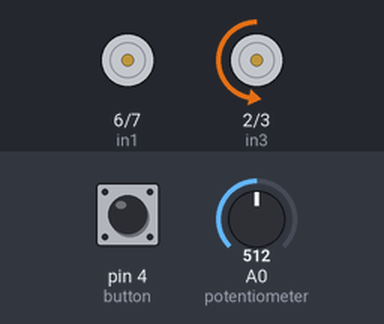
This sketch was run on a simulated Arduino Uno, built with avr-gcc and run on an emulated ATmega328P. Parts: motor-driver pin pairs drawn as motors (green arrow = first pin HIGH = forward, orange = second pin HIGH = backward, longer = more drive, scaled by the enable pin). The inputs (shaded band) are chosen by the test bench; at power-on: A0 (potentiometer) = 512, pin 4 (button) LOW.

Above: at 1.2 s.
1.3 s: A0 (potentiometer) set to 716
At 2.5 s:
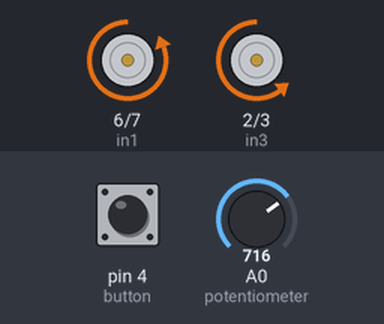
2.8 s: pin 4 (button) pulled HIGH for 0.15 s
At 3.7 s:
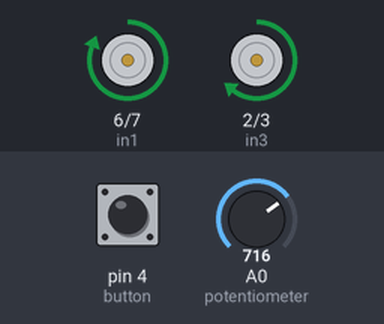
4.4 s: A0 (potentiometer) set to 900
At 4.8 s:
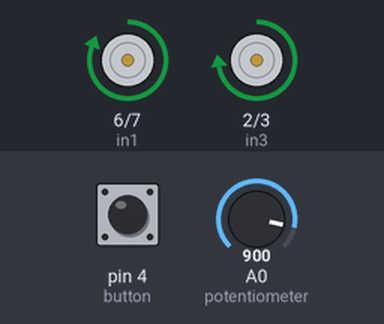
5.9 s: pin 4 (button) pulled HIGH for 1 s
At 7.3 s:
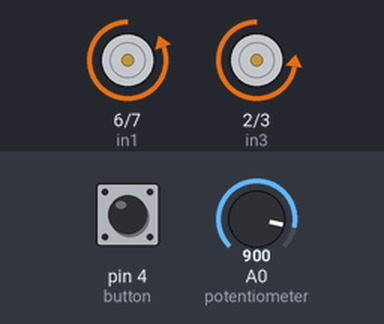
8.4 s: A0 (potentiometer) set to 122
At 9.4 s:
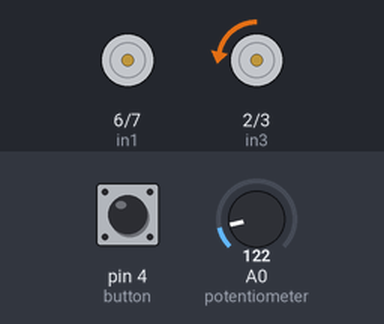
9.9 s: pin 4 (button) pulled HIGH for 0.15 s
At 11.5 s:
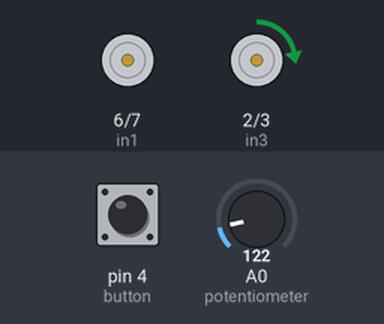
Timing chart, 0 to 12.5 s (numbered marks = the images above; inputs shaded):
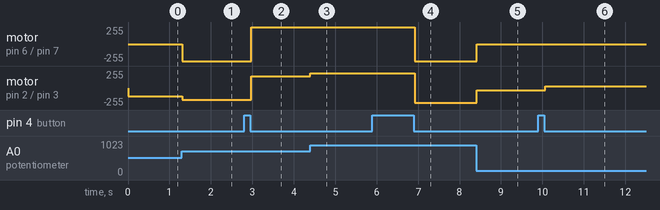

Measured:
- after the input at 1.3 s, motor on pin 6 (in1) / pin 7 (in2): stopped → backward 255/255 at once; motor on pin 2 (in3) / pin 3 (in4): backward 127/255 → backward 178/255 at once
- after the input at 2.8 s, motor on pin 6 (in1) / pin 7 (in2): backward 255/255 → forward 255/255 after 0.17 s; motor on pin 2 (in3) / pin 3 (in4): backward 178/255 → forward 178/255 after 0.17 s
- after the input at 4.4 s, motor on pin 2 (in3) / pin 3 (in4): forward 178/255 → forward 224/255 at once
- after the input at 5.9 s, motor on pin 6 (in1) / pin 7 (in2): forward 255/255 → backward 255/255 after 1.0 s; motor on pin 2 (in3) / pin 3 (in4): forward 224/255 → backward 224/255 after 1.0 s
- after the input at 8.4 s, motor on pin 6 (in1) / pin 7 (in2): backward 255/255 → stopped at once; motor on pin 2 (in3) / pin 3 (in4): backward 224/255 → backward 30/255 at once
- after the input at 9.9 s, motor on pin 2 (in3) / pin 3 (in4): backward 30/255 → forward 30/255 after 0.17 s

The sketch:

CodeMotor_drive_design_With_the_use_of_a_variable_r.ino
```cpp
// Arduino DC Motor Or Hobby Gearmotor Control - PWM | H-Bridge | L298N
 //   by Dejan Eng.Odai Farhat>

#define enA 8     //EN 1 & 2
#define in1 6     //input 1
#define in2 7     //input 2
#define enB 9     //EN 3 & 4
#define in3 2     //input 3
#define in4 3     //input 4
#define button 4  //pushbutton  pin 4

int rotDirection = 0;
int pressed = false;

void setup()

{
  pinMode(enA, OUTPUT);
  pinMode(in1, OUTPUT);
  pinMode(in2, OUTPUT);
  pinMode(enB, OUTPUT);
  pinMode(in3, OUTPUT);
  pinMode(in4, OUTPUT);
  pinMode(button, INPUT);

  // Set initial rotation direction.

  digitalWrite(in1, LOW);
  digitalWrite(in2, HIGH);
  digitalWrite(in3, LOW);
  digitalWrite(in4, HIGH);

}
void loop()

{
  int potValue = analogRead(A0); // Read potentiometer value.
  int pwmOutput = map(potValue, 0, 1023, 0 , 255); // Map the potentiometer value from 0 to 255.
  analogWrite(enA, pwmOutput);  // Send PWM signal to L298N Enable pin 8.
  analogWrite(enB, pwmOutput);  // Send PWM signal to L298N Enable pin 9.
  // Read button - Debounce
  if (digitalRead(button) == true) {
    pressed = !pressed;
  }
  while (digitalRead(button) == true);
  delay(20);
  // If button is pressed - change rotation direction.
  if (pressed == true  & rotDirection == 0) {
    digitalWrite(in1, HIGH);
    digitalWrite(in2, LOW);
    digitalWrite(in3, HIGH);
    digitalWrite(in4, LOW);
    rotDirection = 1;
    delay(20);
  }

   // If button is pressed - change rotation direction.

  if (pressed == false & rotDirection == 1) {
    digitalWrite(in1, LOW);
    digitalWrite(in2, HIGH);
    digitalWrite(in3, LOW);
    digitalWrite(in4, HIGH);
    rotDirection = 0;
    delay(20);
  }
}
```
